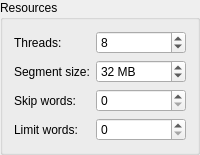
               <widget class="QGroupBox" name="groupBox_hc_resources">
                <property name="title">
                 <string>Resources</string>
                </property>
                <layout class="QGridLayout" name="gridLayout_17">
                 <item row="0" column="0">
                  <layout class="QHBoxLayout" name="horizontalLayout_12">
                   <item>
                    <layout class="QVBoxLayout" name="verticalLayout_3">
                     <item>
                      <widget class="QLabel" name="label_hc_threads">
                       <property name="text">
                        <string>Threads:</string>
                       </property>
                      </widget>
                     </item>
                     <item>
                      <widget class="QLabel" name="label_hc_segment">
                       <property name="text">
                        <string>Segment size:</string>
                       </property>
                      </widget>
                     </item>
                     <item>
                      <widget class="QLabel" name="label_hc_skip">
                       <property name="text">
                        <string>Skip words:</string>
                       </property>
                      </widget>
                     </item>
                     <item>
                      <widget class="QLabel" name="label_hc_limit">
                       <property name="text">
                        <string>Limit words:</string>
                       </property>
                      </widget>
                     </item>
                    </layout>
                   </item>
                   <item>
                    <layout class="QVBoxLayout" name="verticalLayout_4">
                     <item>
                      <widget class="QSpinBox" name="spinBox_hc_threads">
                       <property name="sizePolicy">
                        <sizepolicy hsizetype="Expanding" vsizetype="Fixed">
                         <horstretch>0</horstretch>
                         <verstretch>0</verstretch>
                        </sizepolicy>
                       </property>
                       <property name="minimum">
                        <number>1</number>
                       </property>
                       <property name="value">
                        <number>8</number>
                       </property>
                      </widget>
                     </item>
                     <item>
                      <widget class="QSpinBox" name="spinBox_hc_segment">
                       <property name="sizePolicy">
                        <sizepolicy hsizetype="Expanding" vsizetype="Fixed">
                         <horstretch>0</horstretch>
                         <verstretch>0</verstretch>
                        </sizepolicy>
                       </property>
                       <property name="suffix">
                        <string> MB</string>
                       </property>
                       <property name="minimum">
                        <number>1</number>
                       </property>
                       <property name="maximum">
                        <number>1024</number>
                       </property>
                       <property name="value">
                        <number>32</number>
                       </property>
                      </widget>
                     </item>
                     <item>
                      <widget class="QSpinBox" name="spinBox_hc_skip">
                       <property name="sizePolicy">
                        <sizepolicy hsizetype="Expanding" vsizetype="Fixed">
                         <horstretch>0</horstretch>
                         <verstretch>0</verstretch>
                        </sizepolicy>
                       </property>
                       <property name="maximum">
                        <number>999999999</number>
                       </property>
                      </widget>
                     </item>
                     <item>
                      <widget class="QSpinBox" name="spinBox_hc_limit">
                       <property name="sizePolicy">
                        <sizepolicy hsizetype="Expanding" vsizetype="Fixed">
                         <horstretch>0</horstretch>
                         <verstretch>0</verstretch>
                        </sizepolicy>
                       </property>
                       <property name="suffix">
                        <string/>
                       </property>
                       <property name="maximum">
                        <number>999999999</number>
                       </property>
                      </widget>
                     </item>
                    </layout>
                   </item>
                  </layout>
                 </item>
                </layout>
               </widget>
